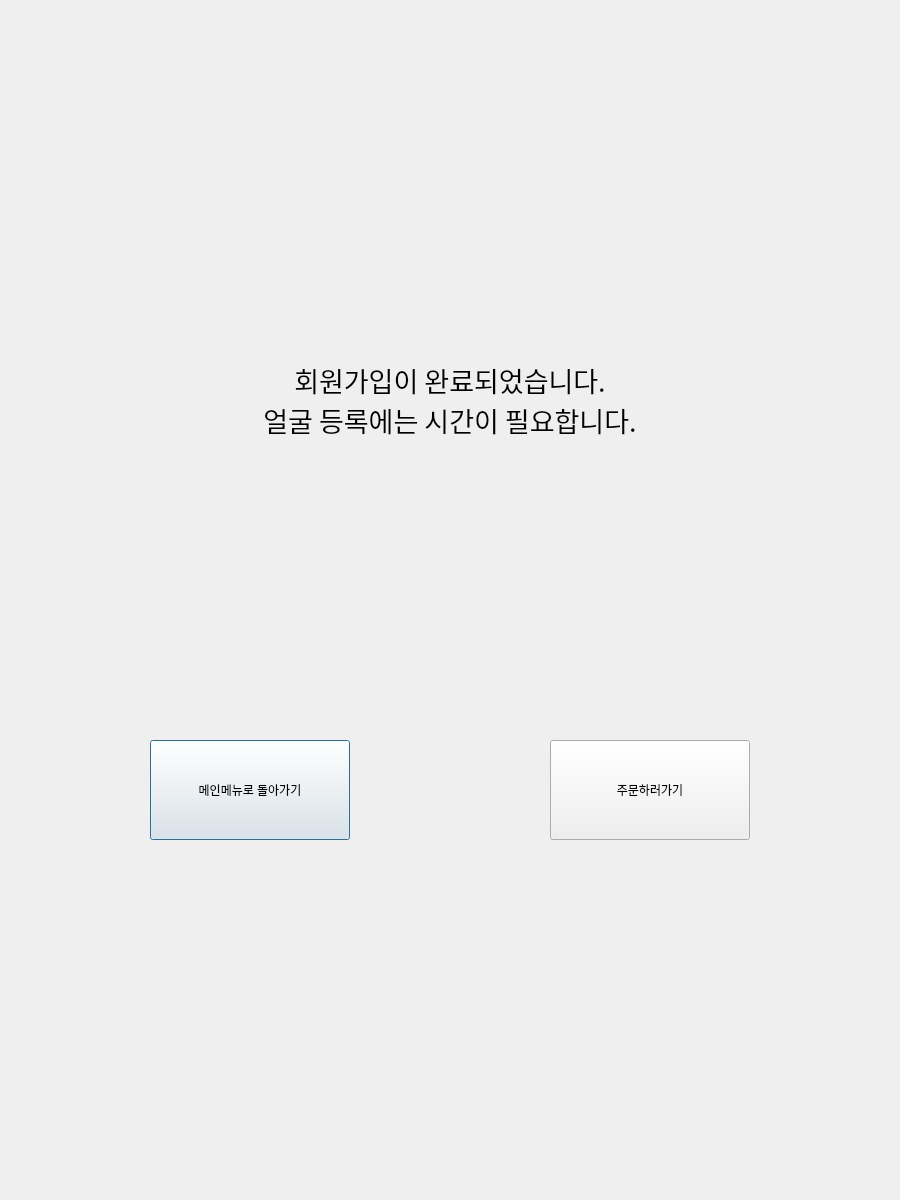
<?xml version="1.0" encoding="UTF-8"?>
<ui version="4.0">
 <class>Dialog</class>
 <widget class="QDialog" name="Dialog">
  <property name="geometry">
   <rect>
    <x>0</x>
    <y>0</y>
    <width>900</width>
    <height>1200</height>
   </rect>
  </property>
  <property name="windowTitle">
   <string>Dialog</string>
  </property>
  <widget class="QLabel" name="label">
   <property name="geometry">
    <rect>
     <x>100</x>
     <y>150</y>
     <width>700</width>
     <height>500</height>
    </rect>
   </property>
   <property name="font">
    <font>
     <family>HY엽서L</family>
     <pointsize>20</pointsize>
     <weight>50</weight>
     <italic>false</italic>
     <bold>false</bold>
     <underline>false</underline>
     <strikeout>false</strikeout>
    </font>
   </property>
   <property name="styleSheet">
    <string notr="true">font: 20pt &quot;HY엽서L&quot;;</string>
   </property>
   <property name="text">
    <string>회원가입이 완료되었습니다.
얼굴 등록에는 시간이 필요합니다.</string>
   </property>
   <property name="alignment">
    <set>Qt::AlignCenter</set>
   </property>
  </widget>
  <widget class="QPushButton" name="btn_main">
   <property name="geometry">
    <rect>
     <x>150</x>
     <y>740</y>
     <width>200</width>
     <height>100</height>
    </rect>
   </property>
   <property name="text">
    <string>메인메뉴로 돌아가기</string>
   </property>
  </widget>
  <widget class="QPushButton" name="btn_menu">
   <property name="geometry">
    <rect>
     <x>550</x>
     <y>740</y>
     <width>200</width>
     <height>100</height>
    </rect>
   </property>
   <property name="text">
    <string>주문하러가기</string>
   </property>
  </widget>
 </widget>
 <resources/>
 <connections/>
</ui>
